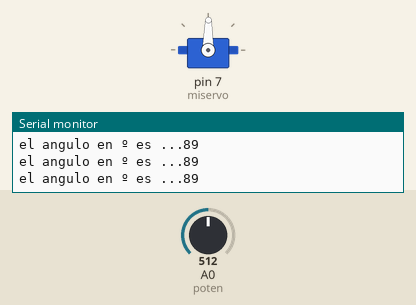
Bench run of a sketch on a simulated Arduino Uno, built with avr-gcc and run on an emulated ATmega328P. Shown: servo, the last lines printed to the serial monitor. Inputs (shaded band) come from the test bench; at power-on: A0 (poten) = 512.

Above: at 1.2 s.
1.3 s: A0 (poten) set to 60
At 1.7 s:
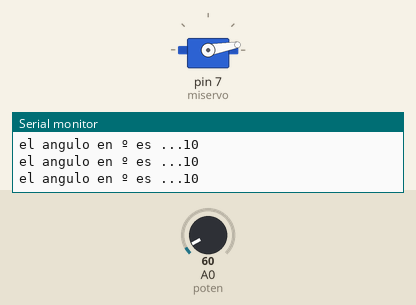
2.8 s: A0 (poten) set to 54
At 3.3 s:
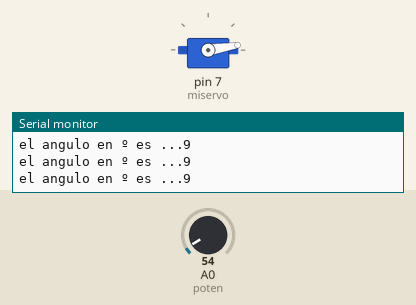
4.3 s: A0 (poten) set to 122
At 5.0 s:
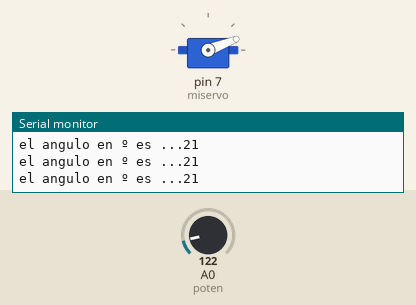
5.8 s: A0 (poten) set to 559
At 6.7 s:
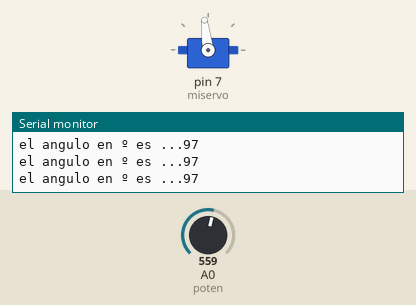
8.8 s: A0 (poten) set to 586
At 10.0 s:
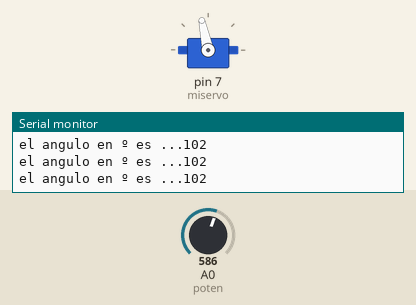
10.3 s: A0 (poten) set to 511
At 10.9 s:
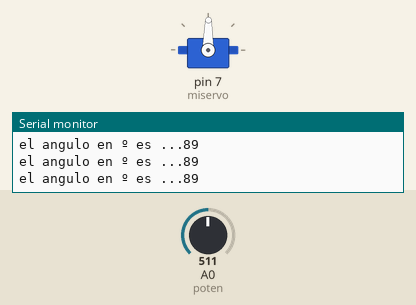
Timing chart, 0 to 12.8 s (numbered marks = the images above; inputs shaded):
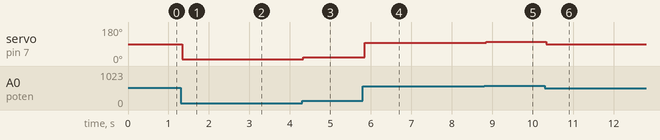

The sketch:

reto_13.ino
```cpp
#include <Servo.h> //incluye la librería Servo

Servo miservo;//creamos un objeto tipo Servo llamado miservo
int valorPoten;
int valorServo;
int poten = 0;

void setup() {
  // put your setup code here, to run once:
  miservo.attach (7); //indicamos el pin digital dónde se conecta el servo
  Serial.begin (9600);
}

void loop() {
  // put your main code here, to run repeatedly:
  valorPoten = analogRead (poten);
  valorServo = map(valorPoten, 0, 1023, 0, 179); // reescala el valor leido en el potenciómetro
  Serial.print ("el angulo en º es ...");
  Serial.println(valorServo);
  miservo.write (valorServo);

}
```

Measured:
- after the input at 1.3 s, servo on pin 7 (miservo): 89° → 10° at once
- after the input at 2.8 s, servo on pin 7 (miservo): 10° → 9° after 0.05 s
- after the input at 4.3 s, servo on pin 7 (miservo): 9° → 21° at once
- after the input at 5.8 s, servo on pin 7 (miservo): 21° → 97° after 0.05 s
- after the input at 8.8 s, servo on pin 7 (miservo): 97° → 102° after 0.05 s
- after the input at 10.3 s, servo on pin 7 (miservo): 102° → 89° at once
